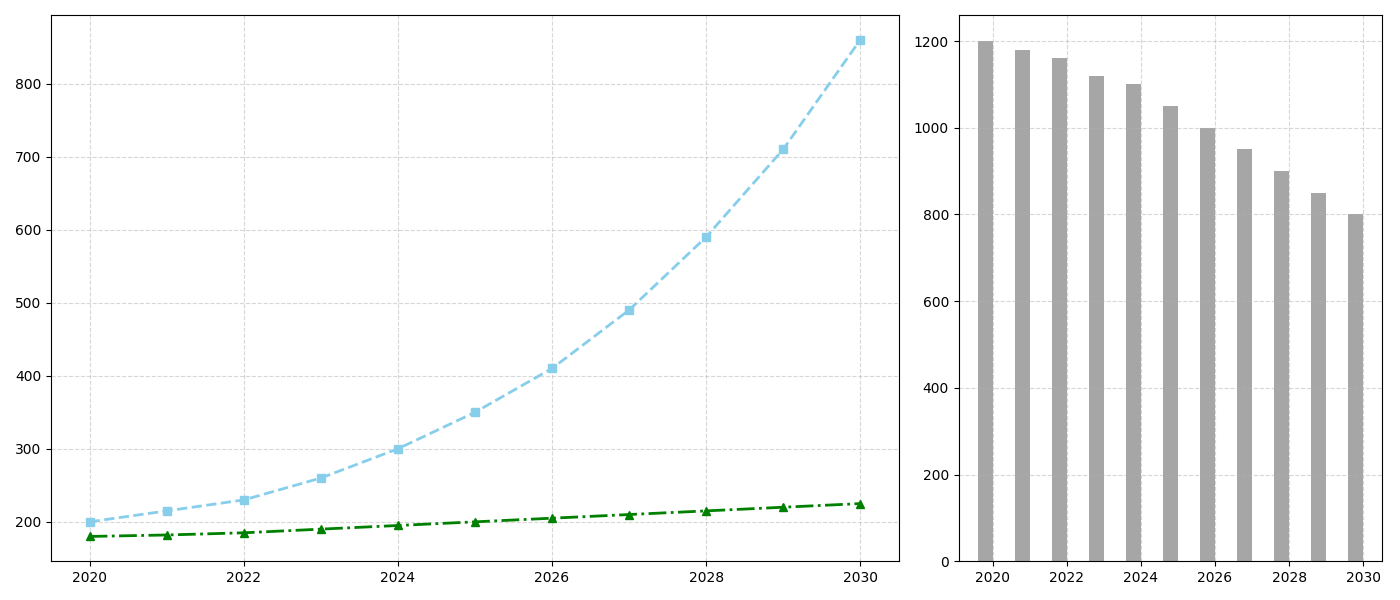

Generate this figure with Python:
import matplotlib.pyplot as plt
import numpy as np

# Define the years for the x-axis
years = np.arange(2020, 2031)

# Data for renewable energy production in Europe (excluding solar)
wind_energy = [200, 215, 230, 260, 300, 350, 410, 490, 590, 710, 860]
hydro_energy = [180, 182, 185, 190, 195, 200, 205, 210, 215, 220, 225]

# Data for non-renewable energy production (excluding nuclear)
fossil_energy = [1200, 1180, 1160, 1120, 1100, 1050, 1000, 950, 900, 850, 800]

# Create a figure with a grid layout for multiple subplots
fig, (ax1, ax2) = plt.subplots(1, 2, figsize=(14, 6), gridspec_kw={'width_ratios': [2, 1]})

# First plot: Line chart of renewable energy production (excluding solar)
ax1.plot(years, wind_energy, marker='s', linestyle='--', color='skyblue', linewidth=2)
ax1.plot(years, hydro_energy, marker='^', linestyle='-.', color='green', linewidth=2)

ax1.grid(True, linestyle='--', alpha=0.5)

# Second plot: Bar chart for energy mix comparison (excluding nuclear)
width = 0.4  # width of the bars

# Plot the fossil energy data
ax2.bar(years - width / 2, fossil_energy, width, color='gray', alpha=0.7)

ax2.grid(True, linestyle='--', alpha=0.5)

# Remove textual elements
ax1.tick_params(labelsize=10)
ax2.tick_params(labelsize=10)

# Adjust layout for better readability
plt.tight_layout()

# Display the final plot
plt.show()
